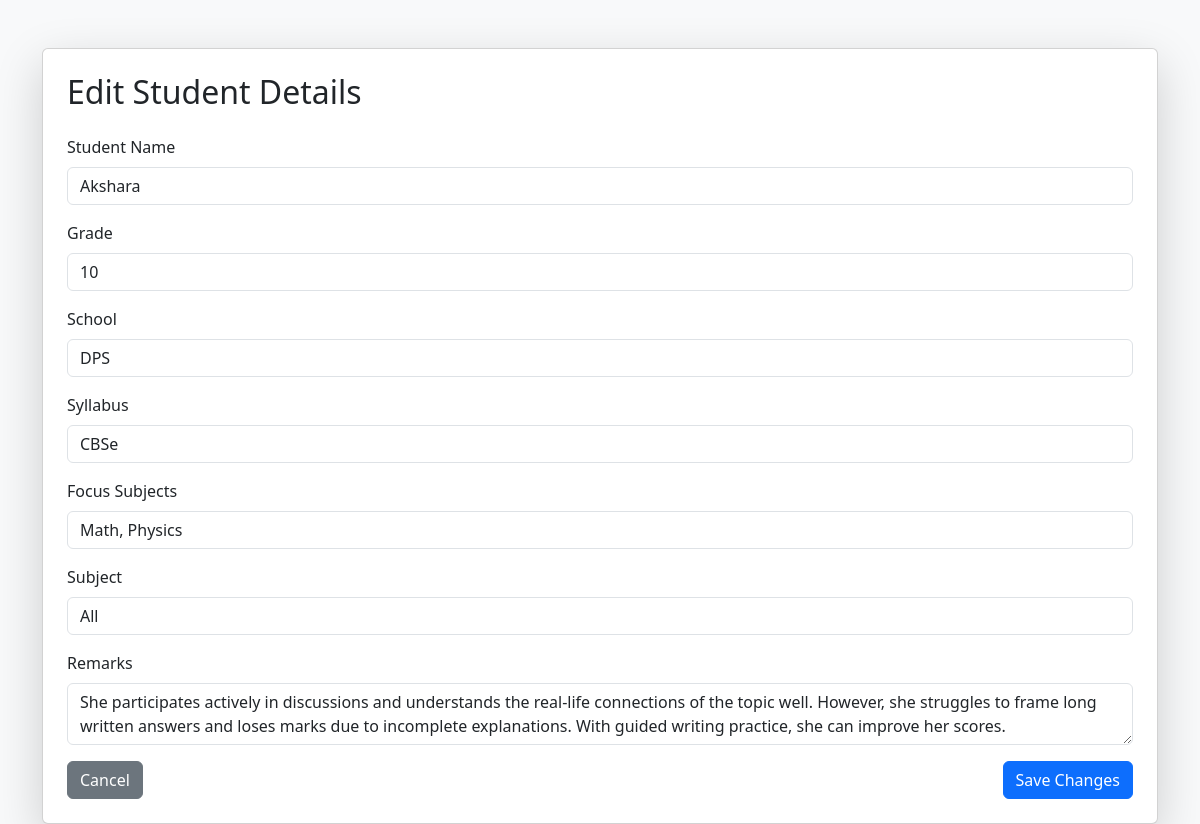
The app's page /student/1/edit (signed in) with its own data.
### models.py (models this page shows)
class Student(SQLModel, table=True):
    id: Optional[int] = Field(default=None, primary_key=True)
    name: str
    grade: str
    school: Optional[str] = None
    syllabus: Optional[str] = None
    focus_subjects: Optional[str] = None
    subject: Optional[str] = None
    remarks: Optional[str] = None
    tutor_id: int = Field(foreign_key="tutor.id")
    tutor: Optional["Tutor"] = Relationship(back_populates="students")
    journals: List["Journal"] = Relationship(back_populates="student")
    attendances: List["Attendance"] = Relationship(back_populates="student")
    tests: List["TestRecord"] = Relationship(back_populates="student")
    upcoming_tests: List["UpcomingTest"] = Relationship(back_populates="student")
    feedbacks: List["Feedback"] = Relationship(back_populates="student")

### main.py (the view)
@app.get("/student/{student_id}/edit", response_class=HTMLResponse)
def edit_student_form(student_id: int, request: Request, session: Session = Depends(get_session),
                      user: User = Depends(get_current_user)):
    student = session.get(Student, student_id)
    if not student:
        raise HTTPException(status_code=404, detail="Student not found")
    tutor = session.get(Tutor, student.tutor_id)
    if not tutor or (user.user_type == "tutor" and tutor.id != user.tutor_id):
        raise HTTPException(status_code=403, detail="Not authorized")
    return templates.TemplateResponse("edit_student.html", {"request": request, "student": student})

### templates/edit_student.html (shortened to what this page needs)
<!DOCTYPE html>
<html>
<head>
    <link href="https://cdn.jsdelivr.net/npm/bootstrap@5.3.3/dist/css/bootstrap.min.css" rel="stylesheet">
</head>
<body class="bg-light">
<div class="container mt-5">
    <div class="card p-4 shadow-lg">
        <h2 class="mb-4">Edit Student Details</h2>
        <form method="post">
            <div class="mb-3">
                <label class="form-label">Student Name</label>
                <input type="text" name="name" class="form-control" value="{{ student.name }}" required>
            </div>
            <div class="mb-3">
                <label class="form-label">Grade</label>
                <input type="text" name="grade" class="form-control" value="{{ student.grade }}" required>
            </div>
            <div class="mb-3">
                <label class="form-label">School</label>
                <input type="text" name="school" class="form-control" value="{{ student.school }}" required>
            </div>
            <div class="mb-3">
                <label class="form-label">Syllabus</label>
                <input type="text" name="syllabus" class="form-control" value="{{ student.syllabus or '' }}">
            </div>
            <div class="mb-3">
                <label class="form-label">Focus Subjects</label>
                <input type="text" name="focus_subjects" class="form-control" value="{{ student.focus_subjects or '' }}">
            </div>
            <div class="mb-3">
                <label class="form-label">Subject</label>
                <input type="text" name="subject" class="form-control" value="{{ student.subject or '' }}">
            </div>
            <div class="mb-3">
                <label class="form-label">Remarks</label>
                <textarea name="remarks" class="form-control">{{ student.remarks or '' }}</textarea>
            </div>
            <div class="d-flex justify-content-between">
                <a href="/tutor/{{ student.tutor_id }}/students" class="btn btn-secondary">Cancel</a>
                <button type="submit" class="btn btn-primary">Save Changes</button>
            </div>
        </form>
    </div>
</div>
</body>
</html>

### records on screen
Student: name "Akshara", grade "10", school "DPS", syllabus "CBSe", focus_subjects "Math, Physics", subject "All", remarks "She participates actively in discussions and understands the real-life connections of the topic well. However, she struggles to frame long written answers and loses marks due to incomplete explanations. With guided writing practice, she can improve her scores."
